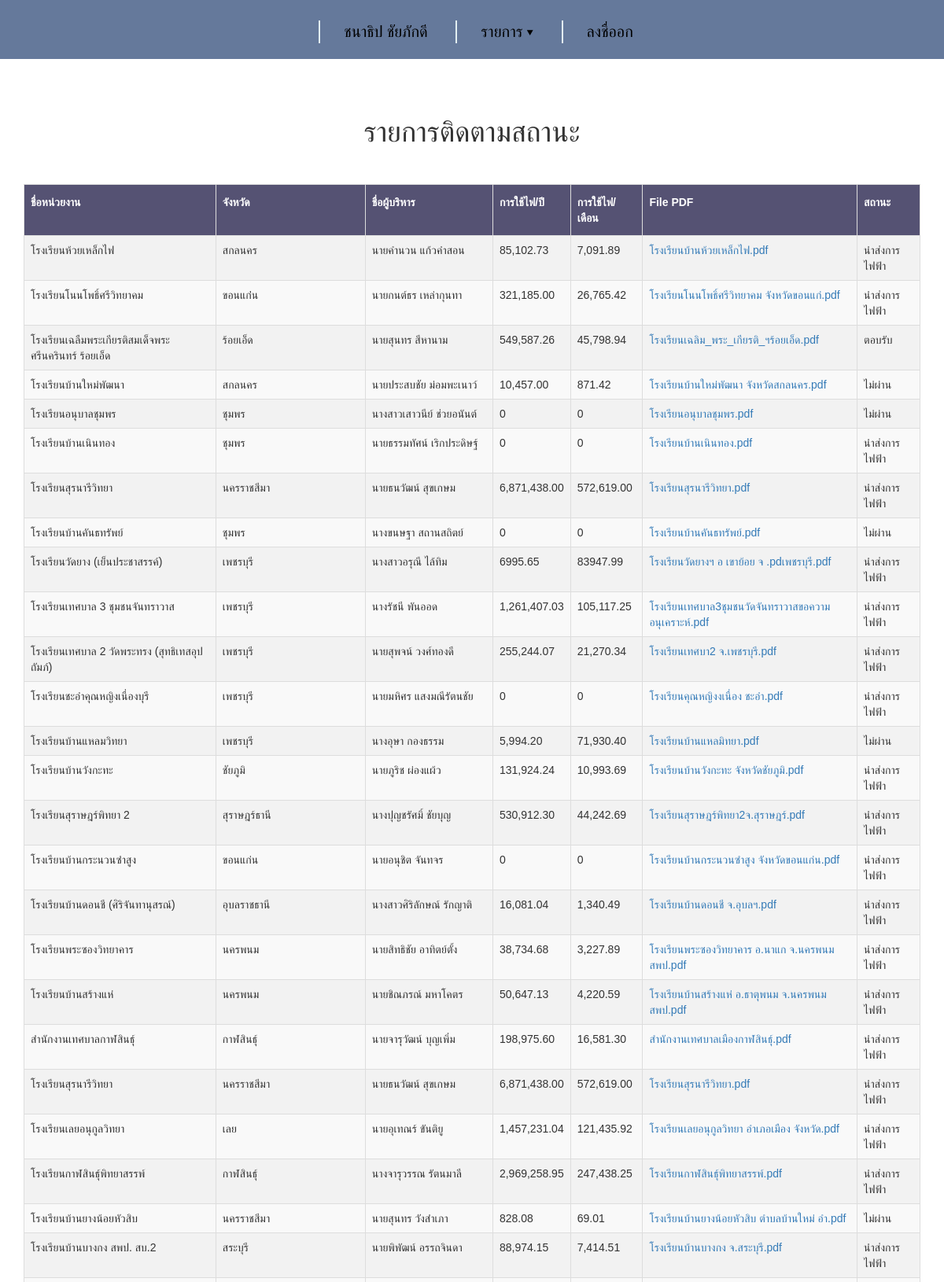
Screenshot of /status_view.php (signed in, upper part) with the database file from the repository.
### tables this page shows
CREATE TABLE `view` (
  `V_ID` int(255) NOT NULL,
  `V_Name` varchar(255) NOT NULL,
  `V_Province` varchar(255) NOT NULL,
  `V_District` varchar(255) NOT NULL,
  `V_SubDistrict` varchar(255) NOT NULL,
  `V_ExecName` varchar(255) NOT NULL,
  `V_ExecPhone` varchar(255) NOT NULL,
  `V_ExecMail` varchar(255) NOT NULL,
  `V_CoordName1` varchar(255) NOT NULL,
  `V_CoordPhone1` varchar(255) NOT NULL,
  `V_CoordMail1` varchar(255) NOT NULL,
  `V_CoordName2` varchar(255) NOT NULL,
  `V_CoordPhone2` varchar(255) NOT NULL,
  `V_CoordMail2` varchar(255) NOT NULL,
  `V_Sale` varchar(255) NOT NULL,
  `V_Date` varchar(255) NOT NULL,
  `V_Electric_per_year` varchar(255) NOT NULL,
  `V_Electric_per_month` varchar(255) NOT NULL,
  `V_comment` varchar(255) NOT NULL,
  `V_File` longblob DEFAULT NULL
);

CREATE TABLE `files` (
  `id` int(255) NOT NULL,
  `filename` varchar(255) NOT NULL,
  `upload_date` timestamp NOT NULL DEFAULT current_timestamp() ON UPDATE current_timestamp()
);

CREATE TABLE `task` (
  `T_ID` int(255) NOT NULL,
  `T_Status` varchar(255) NOT NULL
);

### status_view.php (the view, shortened to what this page needs)
<?php
include 'connect.php';
mysqli_query($objConnect, "SET NAMES utf8");
$strSQL_datastore_db = "
    SELECT view.*, task.T_Status, files.filename
    FROM view
    LEFT JOIN task ON view.V_ID = task.T_ID
    LEFT JOIN files ON view.V_ID = files.id";
$resultdatastore_db = $objConnect->query($strSQL_datastore_db);
?>
<!DOCTYPE html>
<html lang="en">
<head>
    <link rel="stylesheet" href="https://maxcdn.bootstrapcdn.com/bootstrap/3.4.1/css/bootstrap.min.css">
    <link rel="stylesheet" href="css/style.css">
</head>
<body>
    <?php include 'header.php'; ?>
    <div class="container">
        <div id="View" class="tabcontent">
            <div style="margin-bottom: 50px;"><h1>รายการติดตามสถานะ</h1></div>
            <table id="data" class="table table-striped">
                <tr>
                    <th>ชื่อหน่วยงาน</th>
                    <th>จังหวัด</th>
                    <th>ชื่อผู้บริหาร</th>
                    <th>การใช้ไฟ/ปี</th>
                    <th>การใช้ไฟ/เดือน</th>
                    <th>File PDF</th>
                    <th>สถานะ</th>
                </tr>
                <?php while ($row = $resultdatastore_db->fetch_assoc()): ?>
                    <tr>
                        <td><?php echo htmlspecialchars($row["V_Name"]); ?></td>
                        <td><?php echo htmlspecialchars($row["V_Province"]); ?></td>
                        <td><?php echo htmlspecialchars($row["V_ExecName"]); ?></td>
                        <td><?php echo htmlspecialchars($row["V_Electric_per_year"]); ?></td>
                        <td><?php echo htmlspecialchars($row["V_Electric_per_month"]); ?></td>
                        <td>
                            <?php if (!empty($row["filename"])): ?>
                                <a href="uploads/<?php echo htmlspecialchars($row["filename"]); ?>" target="_blank"><?php echo htmlspecialchars($row["filename"]); ?></a>
                            <?php else: ?>
                                No file
                            <?php endif; ?>
                        </td>
                        <td><?php echo htmlspecialchars($row["T_Status"]); ?></td>
                    </tr>
                <?php endwhile; ?>
            </table>
        </div>
    </div>
</body>
</html>

### css/style.css (style rules this page uses)
body { margin: 0; font-family: Arial, Helvetica, sans-serif; }
table { width: 100%; border-collapse: collapse; }
th, td { text-align: left; padding: 8px; border: 1px solid #ccc; }
#data { font-family: Arial, Helvetica, sans-serif; border-collapse: collapse; width: 100%; }
#data td, #data th { border: 1px solid #ddd; padding: 8px; }
#data tr:nth-child(even) { background-color: #f2f2f2; }
#data th { padding-top: 12px; padding-bottom: 12px; text-align: left; background-color: #555273; color: white; }
.container { margin-top: 50px; margin-bottom: 50px; }
h1 { text-align: center; color: #333; }

### rows the page displays
view: V_Name "โรงเรียนห้วยเหล็กไฟ", V_Province "สกลนคร", V_ExecName "นายคำนวน แก้วคำสอน", V_Electric_per_year "85,102.73", V_Electric_per_month "7,091.89", files.filename "โรงเรียนบ้านห้วยเหล็กไฟ.pdf", task.T_Status "นำส่งการไฟฟ้า"
view: V_Name "โรงเรียนโนนโพธิ์ศรีวิทยาคม", V_Province "ขอนแก่่น", V_ExecName "นายกนต์ธร เหล่ากุนทา", V_Electric_per_year "321,185.00", V_Electric_per_month "26,765.42", files.filename "โรงเรียนโนนโพธิ์ศรีวิทยาคม จังหวัดขอนแก่.pdf", task.T_Status "นำส่งการไฟฟ้า"
view: V_Name "โรงเรียนเฉลืมพระเกียรติสมเด็จพระศรีนครินทร์ ร้อยเอ็ด", V_Province "ร้อยเอ็ด", V_ExecName "นายสุนทร สีหานาม", V_Electric_per_year "549,587.26", V_Electric_per_month "45,798.94", files.filename "โรงเรียนเฉลิม_พระ_เกียรติ_ฯร้อยเอ็ด.pdf", task.T_Status "ตอบรับ"
view: V_Name "โรงเรียนบ้านใหม่พัฒนา", V_Province "สกลนคร", V_ExecName "นายประสบชัย ม่อมพะเนาว์", V_Electric_per_year "10,457.00", V_Electric_per_month "871.42", files.filename "โรงเรียนบ้านใหม่พัฒนา จังหวัดสกลนคร.pdf", task.T_Status "ไม่ผ่าน"
view: V_Name "โรงเรียนอนุบาลชุมพร", V_Province "ชุมพร", V_ExecName "นางสาวเสาวนีย์ ช่วยอนันต์", V_Electric_per_year "0", V_Electric_per_month "0", files.filename "โรงเรียนอนุบาลชุมพร.pdf", task.T_Status "ไม่ผ่าน"
view: V_Name "โรงเรียนบ้านเนินทอง", V_Province "ชุมพร", V_ExecName "นายธรรมทัศน์ เริกประดิษฐ์", V_Electric_per_year "0", V_Electric_per_month "0", files.filename "โรงเรียนบ้านเนินทอง.pdf", task.T_Status "นำส่งการไฟฟ้า"
view: V_Name "โรงเรียนสุรนารีวิทยา", V_Province "นครราชสีมา", V_ExecName "นายธนวัฒน์ สุขเกษม", V_Electric_per_year "6,871,438.00", V_Electric_per_month "572,619.00", files.filename "โรงเรียนสุรนารีวิทยา.pdf", task.T_Status "นำส่งการไฟฟ้า"
view: V_Name "โรงเรียนบ้านคันธทรัพย์", V_Province "ชุมพร", V_ExecName "นางขนษฐา สถานสถิตย์", V_Electric_per_year "0", V_Electric_per_month "0", files.filename "โรงเรียนบ้านคันธทรัพย์.pdf", task.T_Status "ไม่ผ่าน"
view: V_Name "โรงเรียนวัดยาง (เย็นประชาสรรค์)", V_Province "เพชรบุรี", V_ExecName "นางสาวอรุณี ไล้ทิม", V_Electric_per_year "6995.65", V_Electric_per_month "83947.99", files.filename "โรงเรียนวัดยางฯ อ เขาย้อย จ .pdเพชรบุรี.pdf", task.T_Status "นำส่งการไฟฟ้า"
view: V_Name "โรงเรียนเทศบาล 3 ชุมชนจันทราวาส", V_Province "เพชรบุรี", V_ExecName "นางรัชนี พันออด", V_Electric_per_year "1,261,407.03", V_Electric_per_month "105,117.25", files.filename "โรงเรียนเทศบาล3ชุมชนวัดจันทราวาสขอความอนุเคราะห์.pdf", task.T_Status "นำส่งการไฟฟ้า"
view: V_Name "โรงเรียนเทศบาล 2 วัดพระทรง (สุทธิเทสอุปถัมภ์)", V_Province "เพชรบุรี", V_ExecName "นายสุพจน์ วงศ์ทองดี", V_Electric_per_year "255,244.07", V_Electric_per_month "21,270.34", files.filename "โรงเรียนเทศบา2 จ.เพชรบุรี.pdf", task.T_Status "นำส่งการไฟฟ้า"
view: V_Name "โรงเรียนชะอำคุณหญิงเนื่องบุรี", V_Province "เพชรบุรี", V_ExecName "นายมหิศร แสงมณีรัตนชัย", V_Electric_per_year "0", V_Electric_per_month "0", files.filename "โรงเรียนคุณหญิงงเนื่อง ชะอำ.pdf", task.T_Status "นำส่งการไฟฟ้า"
view: V_Name "โรงเรียนบ้านแหลมวิทยา", V_Province "เพชรบุรี", V_ExecName "นางอุษา กองธรรม", V_Electric_per_year "5,994.20", V_Electric_per_month "71,930.40", files.filename "โรงเรียนบ้านแหลมิทยา.pdf", task.T_Status "ไม่ผ่าน"
view: V_Name "โรงเรียนบ้านวังกะทะ", V_Province "ชัยภูมิ", V_ExecName "นายภูริช ผ่องแผ้ว", V_Electric_per_year "131,924.24", V_Electric_per_month "10,993.69", files.filename "โรงเรียนบ้านวังกะทะ จังหวัดชัยภูมิ.pdf", task.T_Status "นำส่งการไฟฟ้า"
view: V_Name "โรงเรียนสุราษฎร์พิทยา 2", V_Province "สุราษฎร์ธานี", V_ExecName "นางปุญชรัศมิ์ ชัยบุญ", V_Electric_per_year "530,912.30", V_Electric_per_month "44,242.69", files.filename "โรงเรียนสุราษฎร์พิทยา2จ.สุราษฎร์.pdf", task.T_Status "นำส่งการไฟฟ้า"
view: V_Name "โรงเรียนบ้านกระนวนซำสูง", V_Province "ขอนแก่น", V_ExecName "นายอนุชิต จันทจร", V_Electric_per_year "0", V_Electric_per_month "0", files.filename "โรงเรียนบ้านกระนวนซำสูง จังหวัดขอนแก่น.pdf", task.T_Status "นำส่งการไฟฟ้า"
view: V_Name "โรงเรียนบ้านดอนชี (ศิริจันทานุสรณ์)", V_Province "อุบลราชธานี", V_ExecName "นางสาวศิริลักษณ์ รักญาติ", V_Electric_per_year "16,081.04", V_Electric_per_month "1,340.49", files.filename "โรงเรียนบ้านดอนชี จ.อุบลฯ.pdf", task.T_Status "นำส่งการไฟฟ้า"
view: V_Name "โรงเรียนพระซองวิทยาคาร", V_Province "นครพนม", V_ExecName "นายสิทธิชัย อาทิตย์ตั้ง", V_Electric_per_year "38,734.68", V_Electric_per_month "3,227.89", files.filename "โรงเรียนพระซองวิทยาคาร อ.นาแก จ.นครพนม สพป.pdf", task.T_Status "นำส่งการไฟฟ้า"
view: V_Name "โรงเรียนบ้านสร้างแห่", V_Province "นครพนม", V_ExecName "นายชิณภรณ์ มหาโคตร", V_Electric_per_year "50,647.13", V_Electric_per_month "4,220.59", files.filename "โรงเรียนบ้านสร้างแห่ อ.ธาตุพนม จ.นครพนม สพป.pdf", task.T_Status "นำส่งการไฟฟ้า"
view: V_Name "สำนักงานเทศบาลกาฬสินธุ์", V_Province "กาฬสินธุ์", V_ExecName "นายจารุวัฒน์ บุญเพิ่ม", V_Electric_per_year "198,975.60", V_Electric_per_month "16,581.30", files.filename "สำนักงานเทศบาลเมืองกาฬสินธุ์.pdf", task.T_Status "นำส่งการไฟฟ้า"
view: V_Name "โรงเรียนสุรนารีวิทยา", V_Province "นครราชสีมา", V_ExecName "นายธนวัฒน์ สุขเกษม", V_Electric_per_year "6,871,438.00", V_Electric_per_month "572,619.00", files.filename "โรงเรียนสุรนารีวิทยา.pdf", task.T_Status "นำส่งการไฟฟ้า"
view: V_Name "โรงเรียนเลยอนุกูลวิทยา", V_Province "เลย", V_ExecName "นายอุเทณร์ ขันติยู", V_Electric_per_year "1,457,231.04", V_Electric_per_month "121,435.92", files.filename "โรงเรียนเลยอนุกูลวิทยา อำเภอเมือง จังหวัด.pdf", task.T_Status "นำส่งการไฟฟ้า"
view: V_Name "โรงเรียนกาฬสินธุ์พิทยาสรรพ์", V_Province "กาฬสินธุ์", V_ExecName "นางจารุวรรณ รัตนมาลี", V_Electric_per_year "2,969,258.95", V_Electric_per_month "247,438.25", files.filename "โรงเรียนกาฬสินธุ์พิทยาสรรพ์.pdf", task.T_Status "นำส่งการไฟฟ้า"
view: V_Name "โรงเรียนบ้านยางน้อยหัวสิบ", V_Province "นครราชสีมา", V_ExecName "นายสุนทร วังสำเภา", V_Electric_per_year "828.08", V_Electric_per_month "69.01", files.filename "โรงเรียนบ้านยางน้อยหัวสิบ ตำบลบ้านใหม่ อำ.pdf", task.T_Status "ไม่ผ่าน"
view: V_Name "โรงเรียนบ้านบางกง สพป. สบ.2", V_Province "สระบุรี", V_ExecName "นายพิพัฒน์ อรรถจินดา", V_Electric_per_year "88,974.15", V_Electric_per_month "7,414.51", files.filename "โรงเรียนบ้านบางกง จ.สระบุรี.pdf", task.T_Status "นำส่งการไฟฟ้า"

### other values shown
$_SESSION['name'] "ชนาธิป ชัยภักดี"
